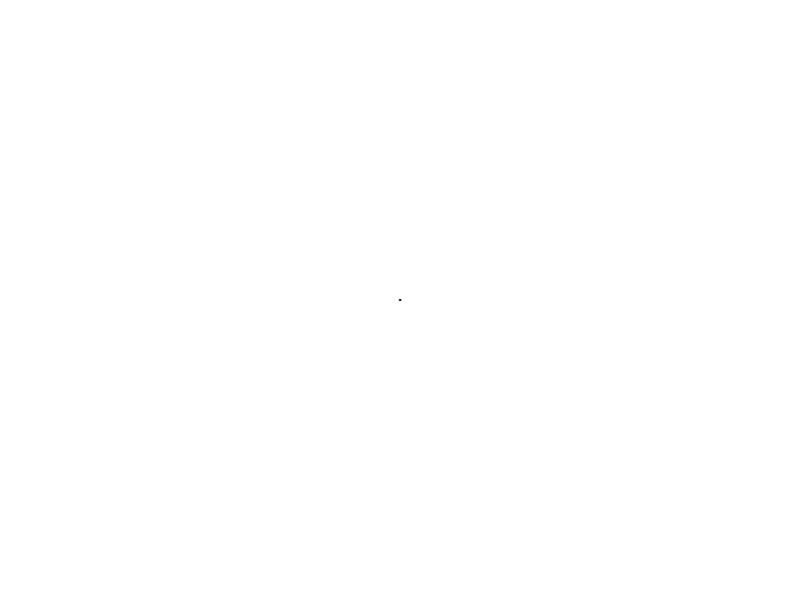
Frame 1 (no input)
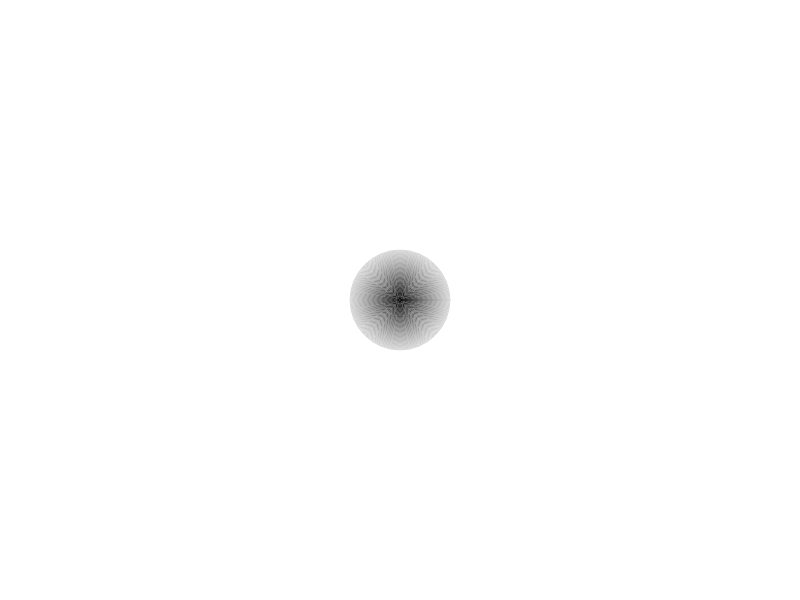
Frame 60 (no input)
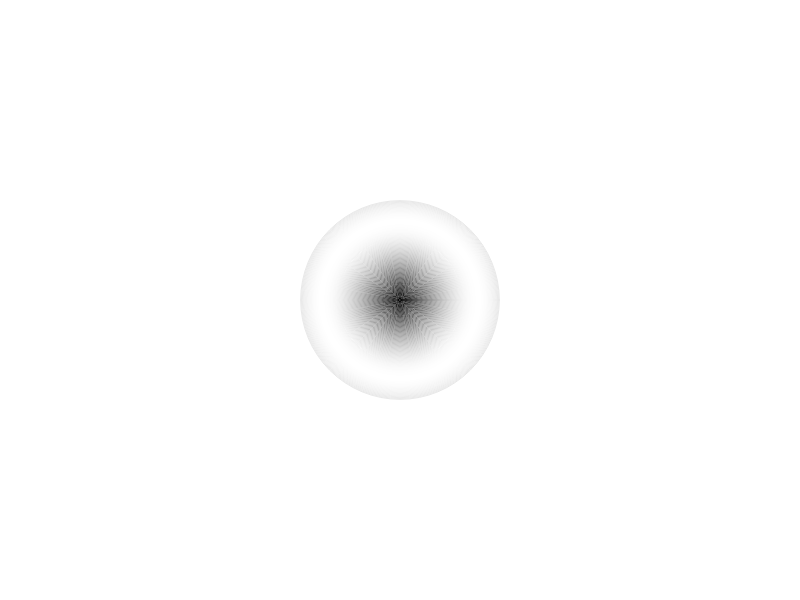
Frame 120 (the mouse pressed at the canvas centre since frame 60)

The p5.js sketch that drew these frames (run headless with seeded random() and noise() and a simulated clock; from frame 60 on, the mouse is pressed at the canvas centre):

// p5.js sketch
// ── sketch.js



function setup() {
  // put setup code here
	createCanvas(displayWidth, displayHeight);
	background(255);
	rectMode(CENTER);
  
}

function draw() {
  // put drawing code here
noFill();
stroke(255 * sin(millis()*0.001));
  ellipse(width / 2 , height / 2 , 1000 * sin(millis() * 0.0001) );

}

function d(){
	translate(mouseX, mouseY);
	rotate(millis() * 0.001);
	translate(100, 0);
	rect(sin(0.051*millis()), cos(0.21*millis()), 100, 100);
}


function c(){
	noFill();
	translate(width/2, height/2)
	for(let i = 255 ; i > 0 ; i -=2){
		stroke(i, 255 -i);
		rotate(mouseX/width);
		translate(mouseX/width * millis() * 0.01, 0);
		line(0, 0, i, i);
	}
}
function jose(){
	alert("o-------");	
	alert("-o------");	
	alert("--o-----");	
	alert("---o----");	
	alert("----o---");
	alert("-----o--");
	alert("------o-");
	alert("-------o");
	alert("------o-");
	alert("-----o--");	
	alert("----o---");	
	alert("---o----");	
	alert("--o-----");	
	alert("-o------");
}
